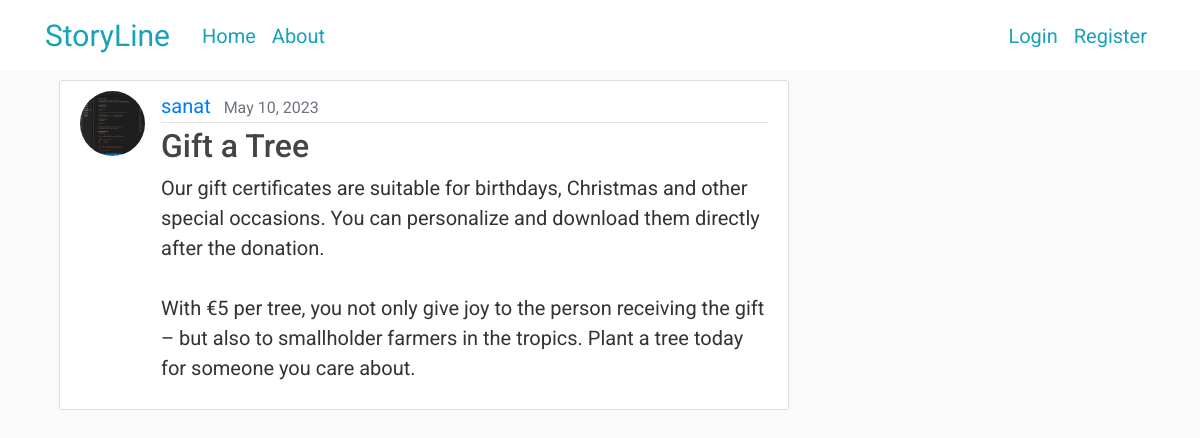
The page /post/29/ on the database its author committed.
### blog/models.py (models this page shows, shortened)
class Post(models.Model):
    title = models.CharField(max_length=100)
    content = models.TextField()
    date_posted = models.DateTimeField(default=timezone.now)
    author = models.ForeignKey(User, on_delete=models.CASCADE)

### users/models.py (models this page shows, shortened)
class Profile(models.Model):
    user = models.OneToOneField(User, on_delete=models.CASCADE)
    image = models.ImageField(default='default.jpg', upload_to='profile_pics')

### blog/views.py (the view)
# urls.py: path('post/<int:pk>/', PostDetailView.as_view(), name='post-detail'),
class PostDetailView(DetailView):
    model = Post

### blog/templates/blog/post_detail.html (shortened to what this page needs)
{% extends "blog/base.html" %}
{% block content %}
        <article class="media content-section">
          <img class="rounded-circle article-img" src="{{ object.author.profile.image.url }}">
          <div class="media-body">
            <div class="article-metadata">
              <a class="mr-2" href="{% url 'user-posts' post.author.username %}">{{ object.author }}</a>
              <small class="text-muted">{{ object.date_posted|date:"F d, Y" }}</small>
            </div>
            <h2 class="article-title">{{ object.title }}</h2>
            <p class="article-content">{{ object.content }}</p>
          </div>
        </article>
{% endblock content %}

### blog/static/blog/main.css (style rules this page uses)
body { background: #fafafa; color: #333333; margin-top: 5rem; }
h1, h2, h3, h4, h5, h6 { color: #444444; }
.content-section { background: #ffffff; padding: 10px 20px; border: 1px solid #dddddd; border-radius: 3px; margin-bottom: 20px; }
.article-title { color: #444444; }
.article-content { white-space: pre-line; }
.article-img { height: 65px; width: 65px; margin-right: 16px; }
.article-metadata { padding-bottom: 1px; margin-bottom: 4px; border-bottom: 1px solid #e3e3e3 }

### blog/templates/blog/base.html (style rules this page uses)
body { font-family: 'Roboto', serif; font-size: 20px; }

### rows shown on the page
Post: author.profile.image (picture), author "sanat", date_posted "May 10, 2023", title "Gift a Tree", content "Our gift certificates are suitable for birthdays, Christmas and other special occasions. You can personalize and download them directly after the donation. With €5 per tree, you not only give joy to the person receiving the gift – but also to smallholder farmers in the tropics. Plant a tree today for someone you care about."
